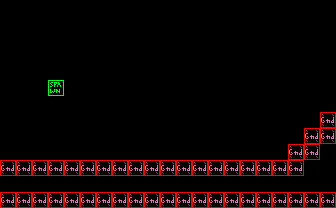

Rendered tile map (Tiled .tmx) drawn with the repository's tilesets; below, a short description and the full map source, tile grids included:
An orthogonal 21x13 tile map with 16x16 px tiles, 2 tile layers (bg, col), 2 tilesets and 1 object (seeker).

<map version="1.5" tiledversion="1.5.0" orientation="orthogonal" renderorder="right-down" width="21" height="13" tilewidth="16" tileheight="16" infinite="0" nextlayerid="4" nextobjectid="19">
 <tileset firstgid="1" source="tileset.tsx" />
 <tileset firstgid="241" source="obj.tsx" />
 <layer id="1" name="bg" width="21" height="13">
  <data encoding="csv">
18,18,18,18,18,18,18,18,18,18,18,18,18,18,18,18,20,20,18,18,18,
20,18,18,18,18,18,18,18,18,18,18,18,18,18,18,18,18,18,18,18,18,
18,20,18,18,18,18,18,18,18,18,18,18,18,18,18,18,18,18,18,18,18,
18,18,18,18,18,18,18,18,18,18,18,18,18,18,18,18,18,18,18,18,18,
18,18,18,18,18,18,18,18,18,18,18,18,18,18,18,18,18,18,18,18,18,
18,18,18,18,18,18,18,18,18,18,18,18,18,18,20,18,18,18,18,18,20,
18,18,18,18,18,18,18,18,18,18,18,18,18,18,18,18,18,18,18,18,20,
18,18,18,18,18,18,18,18,18,18,18,18,18,18,18,18,18,18,18,20,99,
18,18,18,18,18,18,18,18,18,18,18,18,18,18,18,18,18,18,18,99,99,
18,18,18,18,18,18,18,18,18,18,18,18,18,18,18,18,18,18,99,99,18,
99,99,99,99,99,99,99,99,99,99,99,99,99,99,99,99,99,99,99,18,18,
18,18,18,18,18,18,18,18,18,18,18,18,18,18,18,18,18,18,18,18,18,
99,99,99,99,99,99,99,99,99,99,99,99,99,99,99,99,99,99,99,99,99
</data>
 </layer>
 <layer id="2" name="col" width="21" height="13">
  <data encoding="csv">
241,241,241,241,241,241,241,241,241,241,241,241,241,241,241,241,241,241,241,241,241,
241,241,241,241,0,0,241,241,241,241,241,0,241,241,241,241,241,241,241,241,241,
241,241,241,241,241,0,241,241,241,241,241,241,241,241,241,241,241,241,241,241,241,
241,241,241,241,241,0,241,241,241,241,241,241,241,241,241,241,241,241,241,241,241,
241,241,241,241,241,241,241,241,241,241,241,241,241,241,241,241,241,241,241,241,241,
241,241,241,243,241,241,241,241,241,241,241,241,241,241,241,241,241,241,241,241,241,
241,241,241,241,241,241,241,241,241,241,241,241,241,241,241,241,241,241,241,241,241,
241,241,241,241,241,241,241,241,241,241,241,241,241,241,241,241,241,241,241,241,242,
241,241,241,241,241,241,241,241,241,241,241,241,241,241,241,241,241,241,241,242,242,
241,241,241,241,241,241,241,241,241,241,241,241,241,241,241,241,241,241,242,242,241,
242,242,242,242,242,242,242,242,242,242,242,242,242,242,242,242,242,242,242,241,241,
241,241,241,241,241,241,241,241,241,241,241,241,241,241,241,241,241,241,241,241,241,
242,242,242,242,242,242,242,242,242,242,242,242,242,242,242,242,242,242,242,242,242
</data>
 </layer>
 <objectgroup id="3" name="obj">
  <properties>
   <property name="string_id" type="int" value="1" />
  </properties>
  <object id="18" name="Seeker Enemy" type="seeker" x="63.559" y="144.124" width="224.379" height="15.8341" />
 </objectgroup>
</map>
